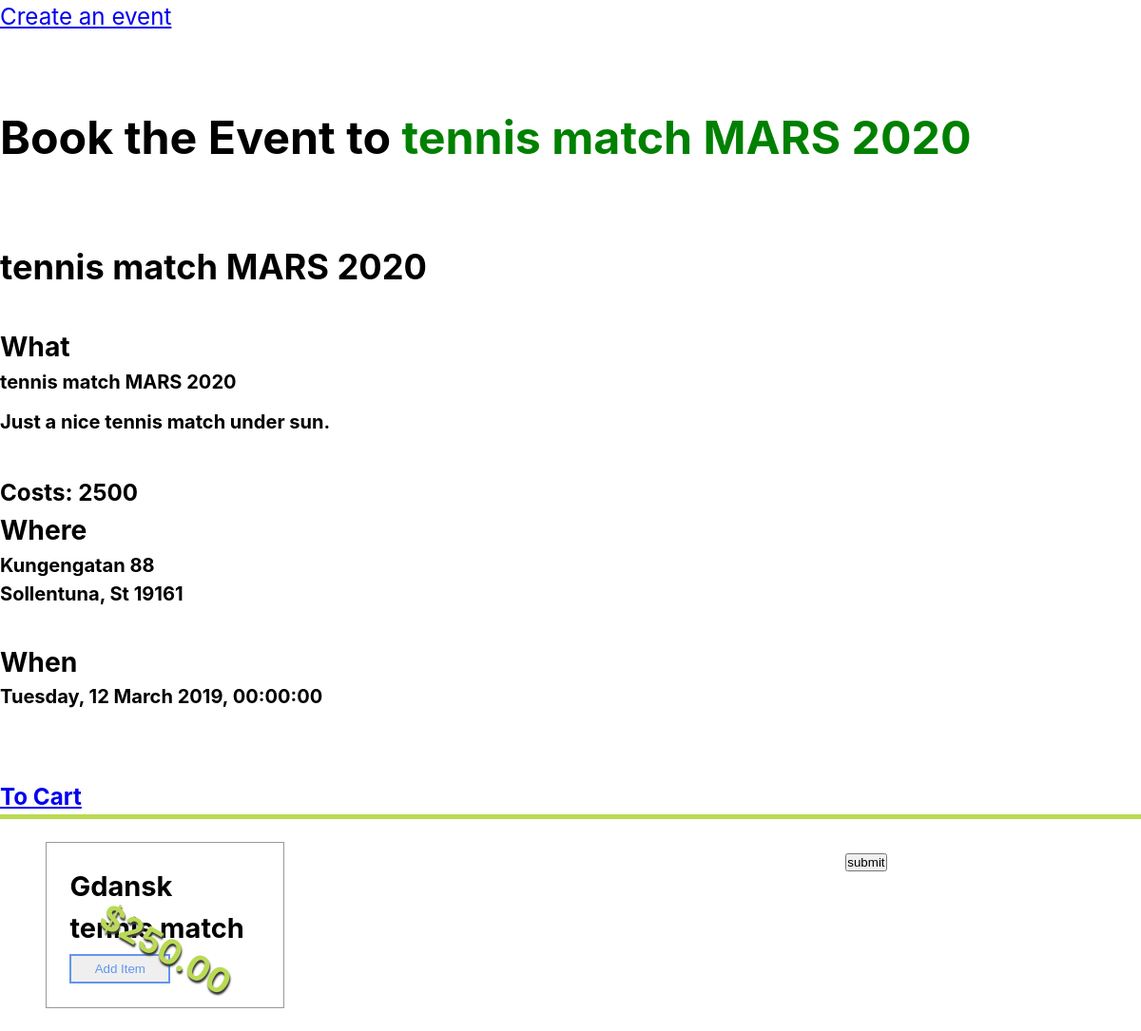
/event.php?event_id=1, run on the app's committed database.
### tables this page shows
CREATE TABLE `events` (
  `event_id` int(4) NOT NULL,
  `event_name` varchar(255) NOT NULL,
  `event_date` datetime NOT NULL,
  `event_location` int(4) NOT NULL,
  `event_host_id` int(4) NOT NULL,
  `event_description` mediumtext,
  `event_price` int(4) DEFAULT NULL,
  `event_age_restriction` int(2) DEFAULT NULL,
  `event_image_id` int(6) NOT NULL
);

CREATE TABLE `locations` (
  `loc_id` int(4) NOT NULL,
  `street` varchar(64) NOT NULL,
  `city` varchar(64) NOT NULL,
  `state` varchar(2) NOT NULL,
  `zip` int(5) NOT NULL
);

### event.php (the view, shortened to what this page needs)
<?php
include('dbconf.php');
$eventId = $_GET['event_id'];
$get_event_query = "SELECT * FROM events WHERE event_id={$eventId}";
$the_event = $pdo->query($get_event_query)->fetch(PDO::FETCH_ASSOC);
$eventId = $the_event["event_id"];
?>
<!DOCTYPE html>
<html>
<head>
</head>
<body>
    <nav class="light-blue lighten-1" role="navigation">
        <div class="nav-wrapper container">
            <ul class="right hide-on-med-and-down">
                <li><a href="create_event.php">Create an event</a></li>
            </ul>
        </div>
    </nav>
    <div class="section no-pad-bot" id="index-banner">
        <div class="container">
            <div class="row center"><br><br>
                <h1 class="header col s12 light">Book the Event to <?php echo "<span style='color:green'>" .$the_event['event_name'] ."</span>";?></h1><br><br>
            </div>
            <?php
$get_event_query = "SELECT * FROM events WHERE event_id={$eventId}";
$the_event = $pdo->query($get_event_query)->fetch(PDO::FETCH_ASSOC);
?>
            <h2 class="header center blue-text"><?php echo $the_event['event_name']; ?></h2><br>
        </div>
    </div>
    <div class="container">
    	<div class="section">
            <div class="card-panel medium card-content">
                <h3>What</h3>
                <?php echo "<h5 id='event_name'>" . $the_event['event_name']. "</h5"; ?></h5>
                <p><?php echo $the_event['event_description']; ?></p><br />
                <?php echo "<h4 id='event_price'>" . "Costs: " . $the_event['event_price']; ?>
                <h3>Where</h3>
                <?php
                    $location_query = "SELECT * FROM locations WHERE loc_id={$the_event['event_location']}";
                    $location_result = $pdo->query($location_query)->fetch(PDO::FETCH_ASSOC);
                ?>
                <h5><?php echo $location_result['street']; ?><br /><?php echo $location_result['city'] . ", " . $location_result['state'] . " " . $location_result['zip']; ?></h5><br />
                <h3>When</h3>
                <?php
                    $date_query = "SELECT DATE_FORMAT(event_date, '%W, %e %M %Y, %T') AS 'date' FROM events WHERE event_id={$the_event['event_id']}";
                    $date_result = $pdo->query($date_query)->fetch(PDO::FETCH_ASSOC);
                ?>
                <h5><?php echo $date_result['date']; ?></h5></br>
               <br />
                <h4><a href="rsv.php?event_id=<?php echo $the_event['event_id']; ?>&event_price=<?php echo $the_event['event_price'];?>&event_name=<?php echo $the_event['event_name'];?>">To Cart </a></h4>
            </div>
    	</div>
    </div>
    <footer class="page-footer blue">
    	<div class="container">
        <main>
        <section id="products"></section>
        <section id="cart">
    </main>
		</div>
	</footer>
</body>
</html>

### event.php (style rules this page uses)
* { padding: 0; margin: 0; }
html { box-sizing: border-box; font-family: BlinkMacSystemFont, -apple-system, "Segoe UI", "Roboto", "Helvetica Neue", "Arial", sans-serif; font-size: calc(1.5vh + 1vw + 1%); line-height: 1.5; -moz-text-size-adjust: 100%; -ms-text-size-adjust: 100%; -webkit-text-size-adjust: 100%; text-size-adjust: 100%; }
*, *::before, *::after { box-sizing: inherit; }
body { overflow: auto; min-height: 100vh; width: 100%; }
main, header { padding: 1rem 2rem; }
p { padding: 0.5rem 0; }
main { border-top: 5px solid #bada55; display:flex; flex-direction: row; flex-wrap: nowrap; justify-content: space-between; min-width: 600px; }
#products { display:grid; grid-template-columns: repeat(3, 1fr); grid-gap: 1rem; flex:1 1 auto; }
#cart { flex: 1 1 20%; }

### data on the page
events: event_name "tennis match MARS 2020", event_description "Just a nice tennis match under sun.", event_price "2500"
locations: street "Kungengatan 88", city "Sollentuna", state "St", zip "19161"

### other printed values
$date_result['date'] "Tuesday, 12 March 2019, 00:00:00"
